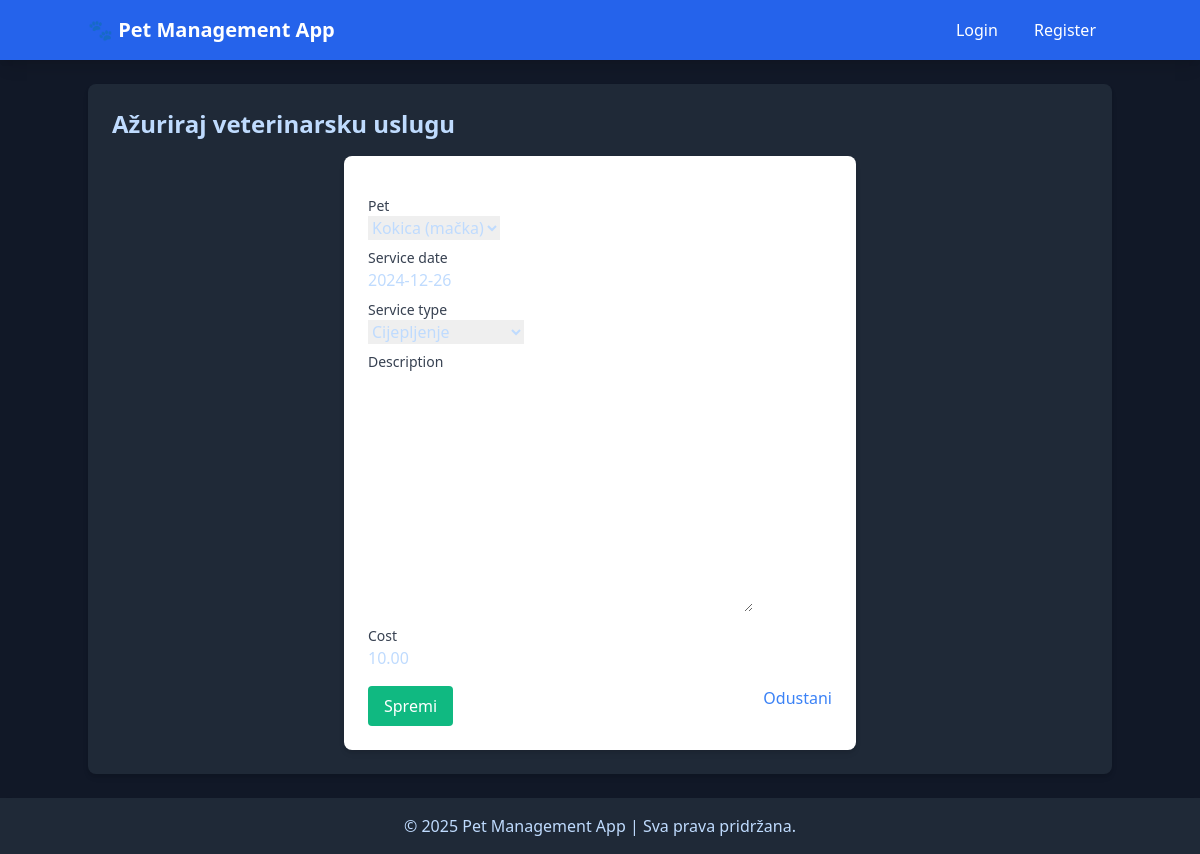
The app's page /vet_services/4/update/ with its own data.
### pets/models.py (models this page shows, shortened)
class VeterinaryService(models.Model):
    SERVICE_CHOICES = [
        ('cijepljenje', 'Cijepljenje'),
        ('pregled', 'Generalni pregled'),
        ('operacija', 'Operacija'),
        ('dental', 'Dentalni zahvat'),
        ('šišanje', 'Šišanje'),
    ]
    pet = models.ForeignKey(Pet, on_delete=models.CASCADE)
    service_date = models.DateField()
    service_type = models.CharField(max_length=50, choices=SERVICE_CHOICES)
    description = models.TextField(blank=True, null=True)
    cost = models.DecimalField(max_digits=10, decimal_places=2)

### pets/views.py (the view)
# urls.py: path('vet_services/<int:pk>/update/', VeterinaryServiceUpdateView.as_view(), name='vet_service_update'),
class VeterinaryServiceUpdateView(UpdateView):
    model = VeterinaryService
    template_name = 'vet_services/vet_service_form.html'
    fields = ['pet', 'service_date', 'service_type', 'description', 'cost']
    success_url = reverse_lazy('vet_service_list')

### pets/models.py (called while the page is built)
    def __str__(self):
        return f"{self.name} ({self.species})"

### pets/templates/vet_services/vet_service_form.html (shortened to what this page needs)
{% extends 'base.html' %}
{% block content %}
<h1 class="text-2xl font-semibold mb-4">
    {% if object %}Ažuriraj veterinarsku uslugu{% else %}Dodaj novu veterinarsku uslugu{% endif %}
</h1>
<form method="post" class="space-y-4 bg-white p-6 rounded-lg shadow-md max-w-lg mx-auto">
    <div class="space-y-2">
        {% for field in form %}
            <div>
                <label class="block text-sm font-medium text-gray-700">{{ field.label }}</label>
                {{ field }}
            </div>
        {% endfor %}
    </div>
    <div class="flex justify-between mt-4">
        <button type="submit" class="bg-green-500 text-white py-2 px-4 rounded hover:bg-green-700">Spremi</button>
        <a href="{% url 'vet_service_list' %}" class="text-blue-500 hover:underline">Odustani</a>
    </div>
</form>
{% endblock %}

### records on screen
VeterinaryService: form "Kokica (mačka)" "2024-12-26" "Cijepljenje" "10.00"

### other values on screen
{{ field.label }} "Pet" "Service date" "Service type" "Description" "Cost"
